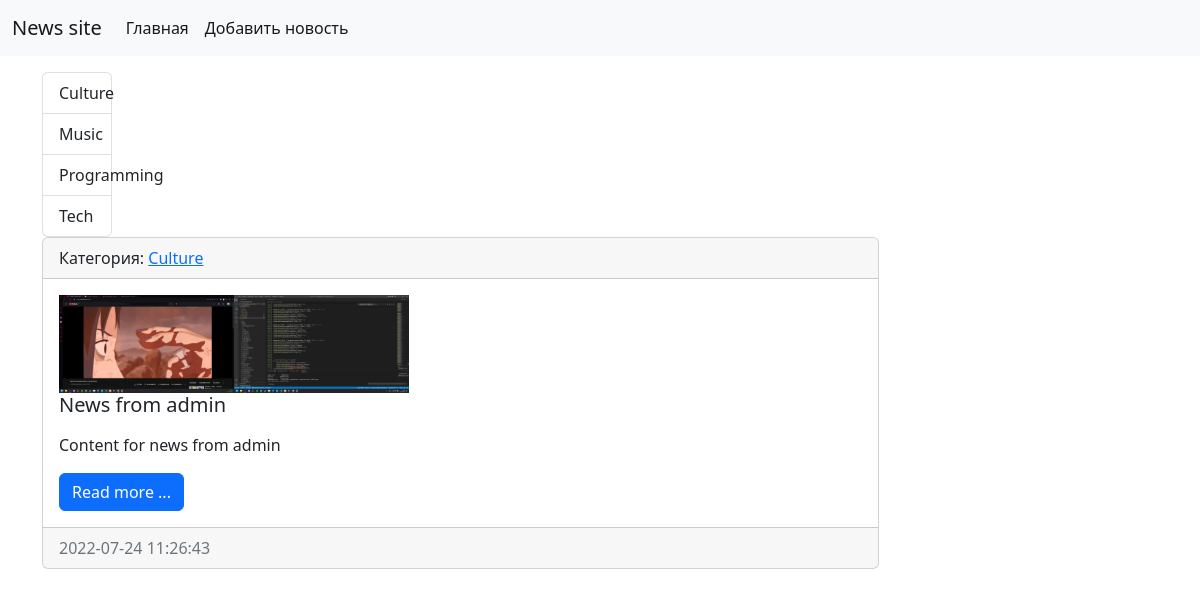
Screenshot of /news/cat/2/ with the database file from the repository.
### news/models.py (models this page shows, shortened)
class Category(models.Model):
    title = models.CharField( max_length = 150, verbose_name = 'Category Title', db_index = True )
    def __str__(self):
        return self.title
    class Meta:
        verbose_name = 'Category'
        verbose_name_plural = 'Categories'
        ordering = ['title']

class News(models.Model):
    title = models.CharField( max_length = 150 , verbose_name = 'Title' )
    content = models.TextField( blank = True, verbose_name = 'Content' )
    created_at = models.DateTimeField( auto_now_add = True, verbose_name = 'Created At' )
    updated_at = models.DateTimeField( auto_now = True, verbose_name = 'Updated At' )
    photo = models.ImageField( upload_to = 'photos/%Y/%m/%d/', blank = True, verbose_name = 'Photo')
    is_published = models.BooleanField( default = True, verbose_name = 'Is Published' )
    category = models.ForeignKey('Category', on_delete = models.PROTECT, null = True, blank = True)
    def get_absolute_url(self):
        return reverse('view_news', kwargs = {'news_id': self.pk})
    class Meta:
        verbose_name = 'News list'
        verbose_name_plural = 'News lists'
        ordering = ['-created_at']

### news/views.py (the view)
# urls.py: path('cat/<int:category_id>/', get_category, name = 'category'),
def get_category(request, category_id):
    news = News.objects.filter(category_id=category_id)
    category = Category.objects.get(pk=category_id)
    context = {
        'news': news,
        'category': category,
    }
    return render(request, 'news/category.html', context=context)

### news/templatetags/news_tags.py (called while the page is built)
@register.simple_tag( name = 'get_list_categories' )
def get_categories():
    return Category.objects.all()

### news/templates/news/category.html (shortened to what this page needs)
{% extends 'base.html' %}
{% block sidebar %}
    {% include 'inc/_sidebar.html' %}
{% endblock %}
{% block content %}
{% for item in news %}
<div class="card mb-3">
    <div class="card-header">
        Категория: <a href = "{% url 'category' item.category.pk %}">
            {{item.category}}
        </a>
    </div>
    <div class="card-body">
        <div class = "media">
            {% if item.photo %}
            <img src = "{{item.photo.url}}" alt = "", width = "350" class = "mr-3">
            {% else %}
            <img src = "https://picsum.photos/id/1060/350/300/?blur2", width = "350">
            {% endif %}
            <h5 class="card-title">{{item.title}}</h5>
            <p class="card-text">{{item.content | safe | linebreaks | truncatewords:50 }}</p>
            <a href=" {{ item.get_absolute_url }} " class="btn btn-primary">Read more ...</a>
        </div>
    </div>
    <div class="card-footer text-muted">
        {{item.created_at|date:'Y-m-d H:i:s'}}
    </div>
</div>
{% endfor %}
{% endblock %}

### templates/inc/_sidebar.html
{% load news_tags %}
<div class = 'col-md-3'>
    <div class = 'list-group'>
        {% get_list_categories as categories %}
        {% for item in categories %}
            <a href = {% url 'category' item.pk %} class = 'list-group-item list-group-item-action'>{{item.title}}</a>
        {% endfor %}
    </div>
</div>

### rows the page displays
Category: title "Culture"
Category: title "Music"
Category: title "Programming"
Category: title "Tech"
News: category "Culture", photo (picture), title "News from admin", content "Content for news from admin", created_at "2022-07-24 11:26:43"
